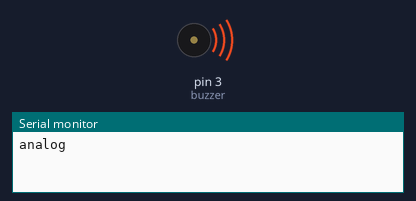
Simulated run of this sketch. Board: Arduino Uno, built with avr-gcc and run on an emulated ATmega328P. On the bench: buzzer (waves = sounding), the last lines printed to the serial monitor.

Above: at 0.7 s.
At 6.5 s:
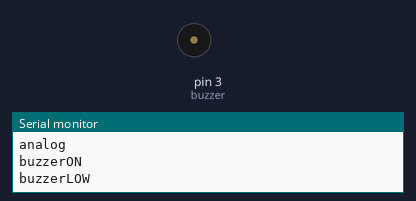
Timing chart, 0 to 8.1 s (numbered marks = the images above):
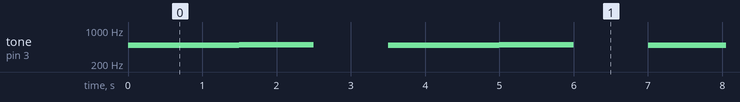

Measured:
- by itself, tone on pin 3 (buzzer): repeats every 3.5 s: 500 Hz 1.0 s, silent 1.0 s, 490 Hz 1.5 s

The sketch:

12_buzzer.ino
```cpp
const int buzzer = 3; //buzzer to arduino pin 9


void setup(){

  pinMode(buzzer, OUTPUT); // Set buzzer - pin 9 as an output
  Serial.begin(9600);

}

void loop(){
  analogWrite(buzzer,1);
  Serial.println("analog");
  delay(1500);

  tone(buzzer, 500); // Send 1KHz sound signal...
  Serial.println("buzzerON");
  delay(1000);
  noTone(buzzer);
  Serial.println("buzzerLOW");
  delay(1000);

}
```
